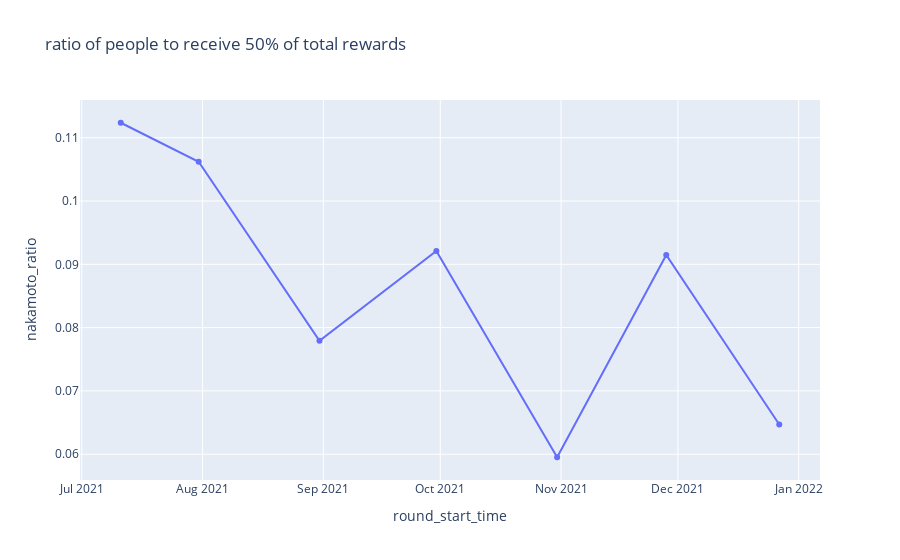

Write notebook code for a chart like this one.
### Code cell
px.line(round_stats,x='round_start_time',y='nakamoto_ratio',markers=True,title='ratio of people to receive 50% of total rewards')

### Figure 1 — Plotly figure (JSON) as saved in the notebook; plotly's stock layout.template omitted (floating-point values rounded to 4 significant figures)
{"data": [{"hovertemplate": "round_start_time=%{x}<br>nakamoto_ratio=%{y}<extra></extra>", "legendgroup": "", "line": {"color": "#636efa", "dash": "solid"}, "marker": {"symbol": "circle"}, "mode": "lines+markers", "name": "", "orientation": "v", "showlegend": false, "type": "scatter", "x": ["2021-07-11", "2021-07-31", "2021-08-31", "2021-09-30", "2021-10-31", "2021-11-28", "2021-12-27"], "xaxis": "x", "y": [0.1124, 0.1062, 0.07792, 0.09211, 0.05952, 0.09146, 0.06471], "yaxis": "y"}], "layout": {"legend": {"tracegroupgap": 0}, "title": {"text": "ratio of people to receive 50% of total rewards"}, "xaxis": {"anchor": "y", "domain": [0, 1], "title": {"text": "round_start_time"}}, "yaxis": {"anchor": "x", "domain": [0, 1], "title": {"text": "nakamoto_ratio"}}}}
